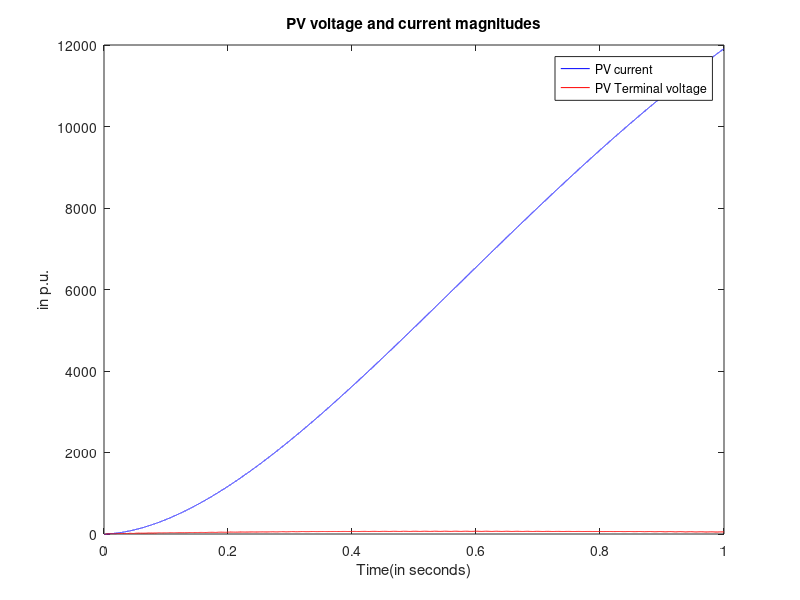
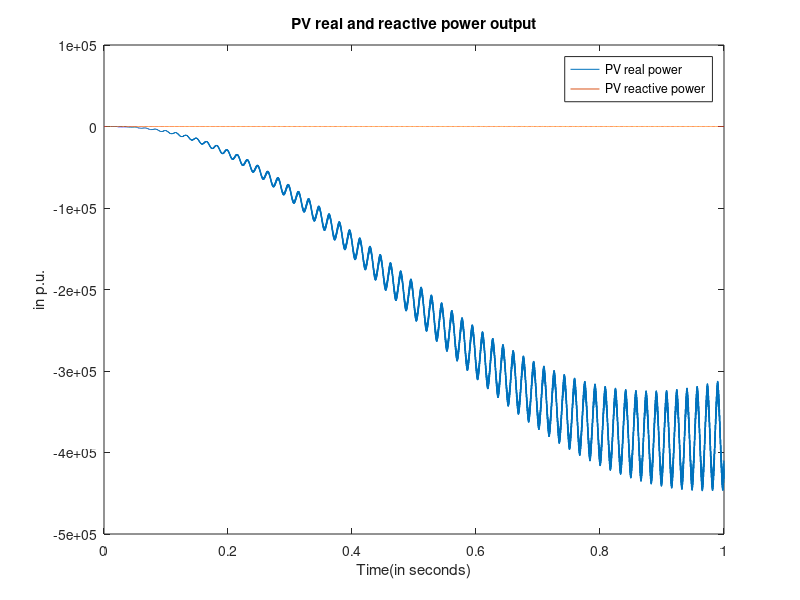

The MATLAB source for these figures, in order:
function PVControlWithVaryingC
PPV = 3/4;
PL = 0.98*PPV; QL = PL*tan(acos(0.8));
Vref = 1.15;
% Qref = 0.1;
omega0=1;

CTL = 0.01;
RTL = 1e-4;
LTL = 0.1;

RR = 0.005;
LR = 50;


x0= ones(14,1);

tspan = [0,1];
[t,x] = ode45(@(t,x)PVDynamics(t,x),tspan,x0);

function [dx] = PVDynamics(t,x)
vPVd = x(1);
vPVq = x(2);
Cf = x(3);
CfIn = x(4);
iFd = x(5);
iFq = x(6);
vTLLd = x(7);
vTLLq = x(8);
iTLMd = x(9);
iTLMq = x(10);
vTLRd = x(11);
vTLRq = x(12);
iLd = x(13);
iLq = x(14);

t
dphidt = omega0;

%KCL for TLL and PV
iInLd = iFd; iInLq = iFq;
%KCL at TL and Load
iInRd = -iLd; iInRq = -iLq;

%TL Dynamics
dvTLLddt = (iInLd - iTLMd)/CTL + dphidt*vTLLq;
dvTLLqdt = (iInLq - iTLMq)/CTL - dphidt*vTLLd;
diTLMddt = dphidt*iTLMq - (vTLRd - vTLLd + RTL*iTLMd)/(LTL);
diTLMqdt = - dphidt*iTLMd - (vTLRq - vTLLq + RTL*iTLMq)/(LTL);
dvTLRddt = (iInRd + iTLMd)/CTL + dphidt*vTLRq;
dvTLRqdt = (iInRq + iTLMq)/CTL - dphidt*vTLRd;
            
dCfdt =  (sqrt(vPVd^2+vPVq^2) - Vref) + CfIn;%(Qref + 1.5*(iFd^2+iFq^2)*Lf)/(1.5*(vPVd^2+ vPVq^2));
CfIndt = (sqrt(vPVd^2+vPVq^2) - Vref);
ConvMat = [vPVd vPVq;
            vPVq -vPVd];
%ConvMat = [1 0; 0 -1];
Pref = PL - 1.5*(iTLMd^2+iTLMq^2)*RTL;
Qref = QL - 1.5*(iTLMd^2+iTLMq^2)*LTL;
I = ConvMat\[Pref-1.5*(iFd^2+iFq^2)*RR;Qref-1.5*(iFd^2+iFq^2)*LR];
iRefd = I(1)/1.5;
iRefq = I(2)/1.5;

iPVd = iRefd;
iPVq = iRefq;

dvPVddt = (iPVd - iFd)/Cf + omega0*vPVq;
dvPVqdt = (iPVq - iFq)/Cf - omega0*vPVd;
diFddt = (vPVd - vTLLd - RR*iFd)/LR + omega0*iFq;
diFqdt = (vPVq - vTLLq - RR*iFq)/LR - omega0*iFd;

%Equivalent R and L for Load
RL = 1.5*PL/(PL^2 + QL^2);
LL = 1.5*QL/(PL^2 + QL^2);

%Dynamics for Load
diLddt = (vTLRd - RL*iLd)/LL + omega0*iLq;
diLqdt = (vTLRq - RL*iLq)/LL - omega0*iLd;

dx = 377*[dvPVddt; dvPVqdt; diFddt; diFqdt;dCfdt;CfIndt;
    dvTLLddt; dvTLLqdt;diTLMddt;diTLMqdt;...
    dvTLRddt; dvTLRqdt;diLddt;diLqdt];
 
end
I = sqrt(x(:,3).^2 + x(:,4).^2);
V = sqrt(x(:,7).^2 + x(:,8).^2);
figure(1)
plot(t,I,'b',t,V,'r');
xlabel('Time(in seconds)');
ylabel('in p.u.');
title('PV voltage and current magnitudes');
legend('PV current', 'PV Terminal voltage');

figure(2);
P = x(:,7).*x(:,3) + x(:,8).*x(:,4);
Q = x(:,8).*x(:,4) - x(:,7).*x(:,4);
plot(t,P,t,Q)
xlabel('Time(in seconds)')
ylabel('in p.u.')
title('PV real and reactive power output');
legend('PV real power', 'PV reactive power');

save('PVControlWithVaryingC.mat')
end